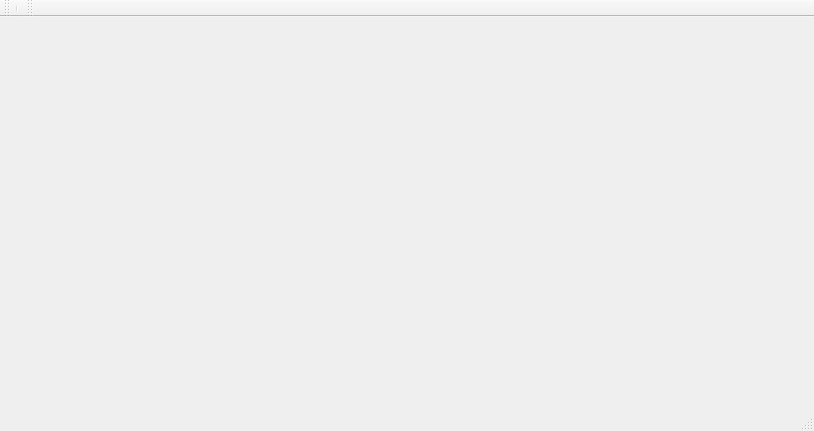
<?xml version="1.0" encoding="UTF-8"?>
<ui version="4.0">
 <class>MainWindow</class>
 <widget class="QMainWindow" name="MainWindow">
  <property name="geometry">
   <rect>
    <x>0</x>
    <y>0</y>
    <width>814</width>
    <height>431</height>
   </rect>
  </property>
  <property name="windowTitle">
   <string>MainWindow</string>
  </property>
  <widget class="QWidget" name="centralWidget">
   <layout class="QVBoxLayout" name="verticalLayout">
    <item>
     <widget class="QWidget" name="toolbox" native="true">
      <property name="sizePolicy">
       <sizepolicy hsizetype="Preferred" vsizetype="Fixed">
        <horstretch>0</horstretch>
        <verstretch>0</verstretch>
       </sizepolicy>
      </property>
      <property name="minimumSize">
       <size>
        <width>0</width>
        <height>200</height>
       </size>
      </property>
      <property name="maximumSize">
       <size>
        <width>16777215</width>
        <height>200</height>
       </size>
      </property>
      <property name="baseSize">
       <size>
        <width>0</width>
        <height>200</height>
       </size>
      </property>
      <property name="cursor">
       <cursorShape>ArrowCursor</cursorShape>
      </property>
     </widget>
    </item>
    <item>
     <layout class="QHBoxLayout" name="horizontalLayout" stretch=""/>
    </item>
   </layout>
  </widget>
  <widget class="QMenuBar" name="menuBar">
   <property name="geometry">
    <rect>
     <x>0</x>
     <y>0</y>
     <width>814</width>
     <height>25</height>
    </rect>
   </property>
  </widget>
  <widget class="QToolBar" name="mainToolBar">
   <attribute name="toolBarArea">
    <enum>TopToolBarArea</enum>
   </attribute>
   <attribute name="toolBarBreak">
    <bool>false</bool>
   </attribute>
   <addaction name="separator"/>
  </widget>
  <widget class="QStatusBar" name="statusBar"/>
  <widget class="QToolBar" name="toolBar">
   <property name="windowTitle">
    <string>toolBar</string>
   </property>
   <attribute name="toolBarArea">
    <enum>TopToolBarArea</enum>
   </attribute>
   <attribute name="toolBarBreak">
    <bool>false</bool>
   </attribute>
  </widget>
 </widget>
 <layoutdefault spacing="6" margin="11"/>
 <resources/>
 <connections/>
</ui>
